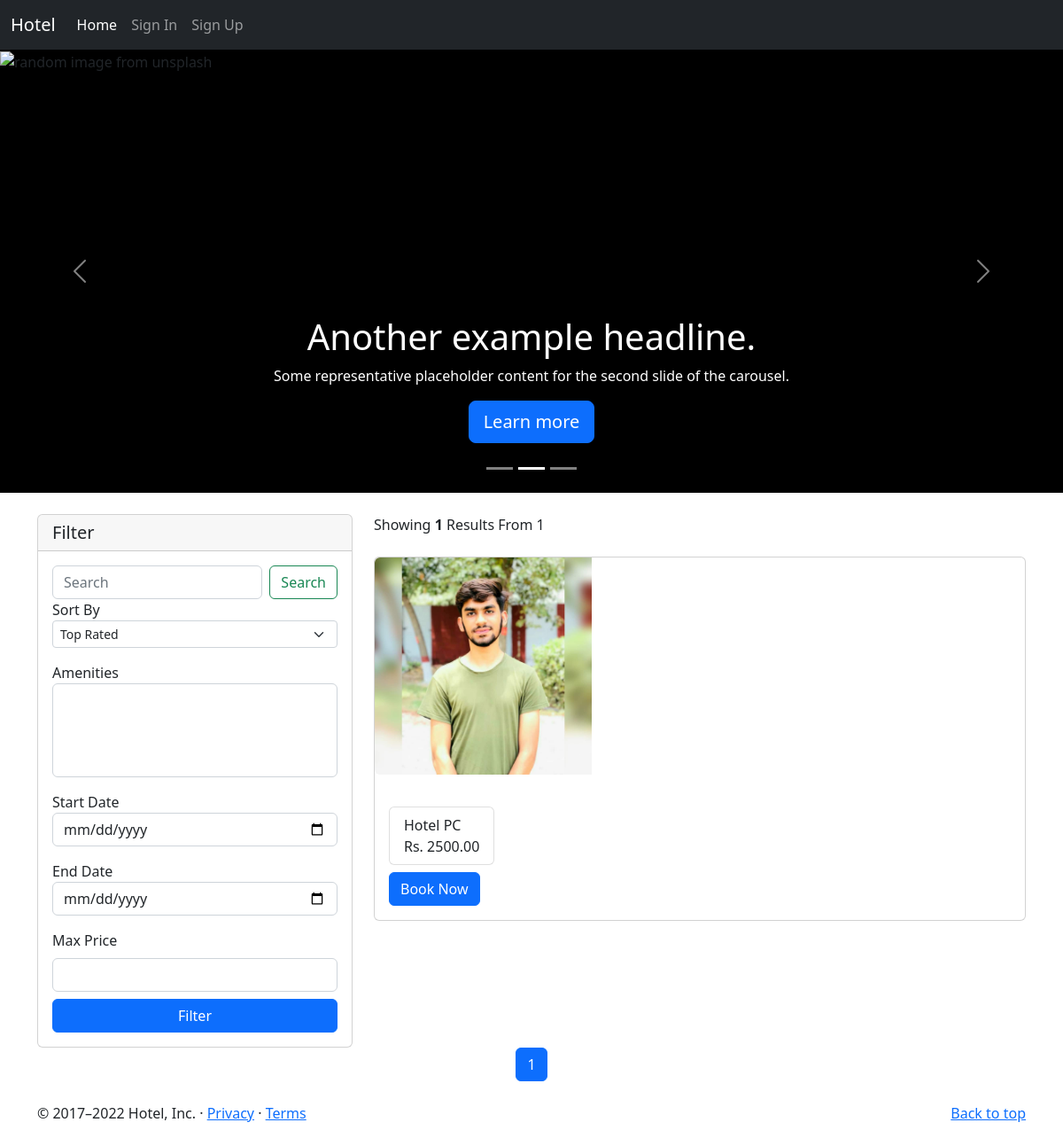
The app's page /, older data.
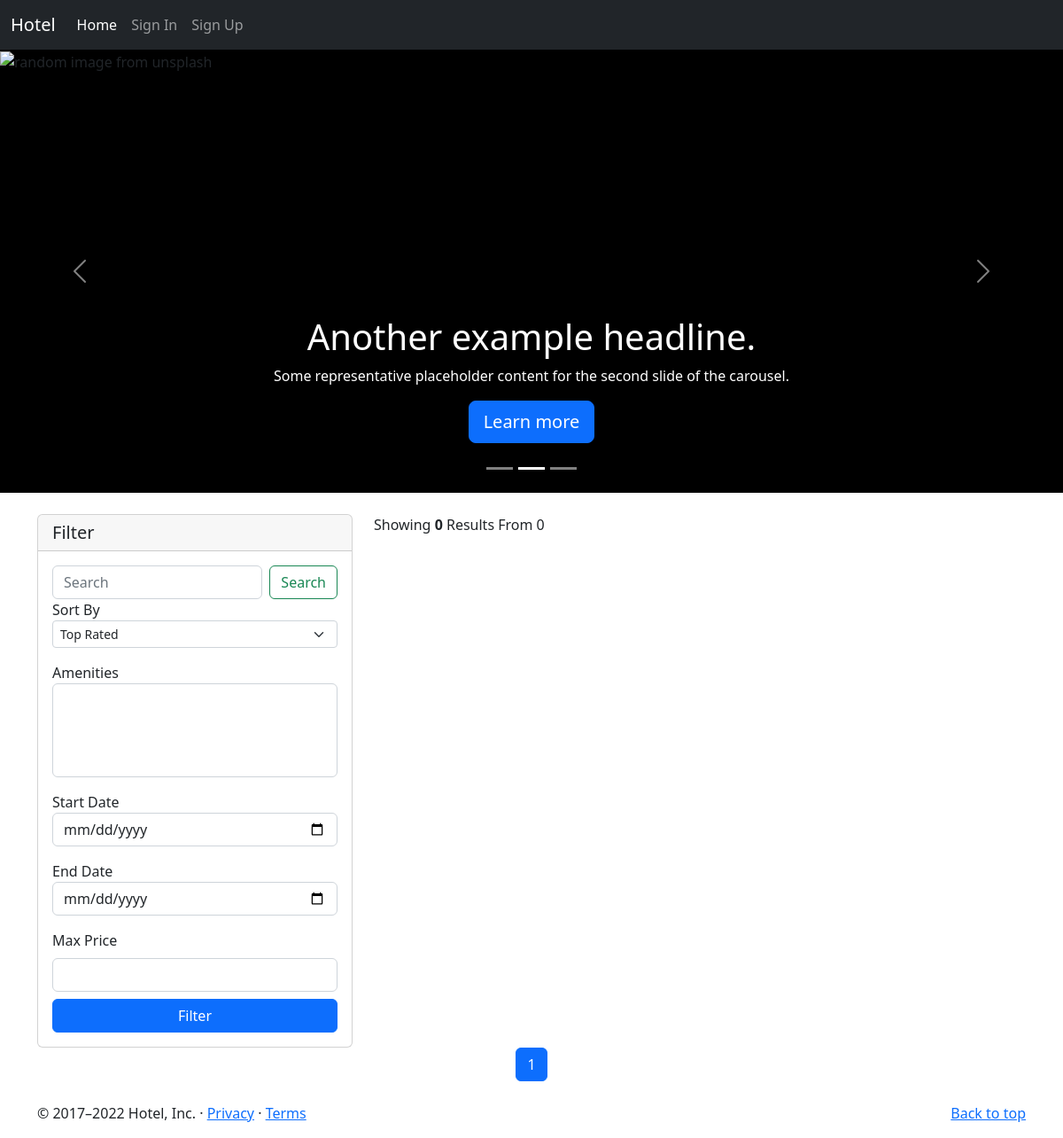
The same page, newer data.
### home/models.py (models this page shows, shortened)
class Hotel(models.Model):
    location = models.ForeignKey('home.Location', on_delete=models.CASCADE)
    name            = models.CharField(max_length=100 , unique=True)
    stars           = models.PositiveSmallIntegerField(validators=[MinValueValidator(1),MaxValueValidator(5)])
    is_suspended    = models.BooleanField(default=False)
    is_premium      = models.BooleanField(default=False)
    room_count      = models.PositiveIntegerField(default=0)

class HotelImages(models.Model):
    hotel= models.ForeignKey(Hotel ,related_name="images", on_delete=models.CASCADE)
    images = models.ImageField(upload_to="hotels")

class Room(models.Model):
    class RoomType(models.TextChoices):
        STANDARD = 'Standard'
        SUPERIOR = 'Superior'
        DELUXE = 'Deluxe'
        SUITE = 'Suite'
        FAMILY = 'Family'
    hotel = models.ForeignKey(Hotel, on_delete=models.CASCADE, related_name='rooms')
    amenities = models.ManyToManyField(Amenity, related_name='room', blank=True)  # Many-to-many relation to Amenity
    room_number = models.IntegerField(default=0)
    is_Booked = models.BooleanField(default=False)
    type = models.CharField(max_length=100, choices=RoomType.choices)
    price_per_night = models.DecimalField(decimal_places=2, max_digits=10 ,  validators=[MinValueValidator(Decimal('0.01'))])

### home/views.py (the view, shortened to what this page needs)
# urls.py: path('', index, name='index'),
def index(request):
    amenities = Amenity.objects.all()
    hotels = Hotel.objects.all()
    total_hotels = len(hotels)
    selected_amenities = request.GET.getlist('selectAmenity')
    sort_by = request.GET.get('sortSelect')
    search = request.GET.get('searchInput')
    startdate = request.GET.get('startDate')
    enddate = request.GET.get('endDate')
    price = request.GET.get('price')
    if selected_amenities != []:
        hotels = hotels.filter(
            amenities__amenity_name__in=selected_amenities).distinct()
    if search:
        hotels = hotels.filter(Q(hotel_name__icontains=search)
                               | Q(description__icontains=search) | Q(amenities__amenity_name__contains=search))
    if sort_by:
        if sort_by == 'low_to_high':
            hotels = hotels.order_by('hotel_price')
        elif sort_by == 'high_to_low':
            hotels = hotels.order_by('-hotel_price')
    if price:
        hotels = hotels.filter(hotel_price__lte=int(price))
    hotels = hotels.distinct ()
    p = Paginator(hotels, 2)
    page_no = request.GET.get('page')
    hotels = p.get_page(1)
    if page_no:
        hotels = p.get_page(page_no)
    no_of_pages = list(range(1, p.num_pages+1))
    date = datetime.today().strftime('%Y-%m-%d')
    context = {'amenities': amenities, 'hotels': hotels, 'sort_by': sort_by,
               'search': search, 'selected_amenities': selected_amenities, 'no_of_pages': no_of_pages, 'max_price': price, 'startdate': startdate, "enddate": enddate, "date": date,'total_hotels':total_hotels}
    return render(request, 'home/index.html', context)

### home/templatetags/coustom_tags.py (called while the page is built)
def  modify_url(value):
    if value == '/':
        value += "?d=10"
    return value

### templates/home/index.html (shortened to what the changed rows need)
{% extends 'home/base.html' %}
{% load coustom_tags %}
{% block body %}
<main>
    <div id="myCarousel" class="carousel slide" data-bs-ride="carousel">
        <div class="carousel-inner">
            <div class="carousel-item active">
                <div class="container">
                    <div class="carousel-caption">
                        <h1>Another example headline.</h1>
                    </div>
                </div>
            </div>
        </div>
    </div>
    <main>
        <div class="container mt-4">
            <div class="row margin-auto">
                <div class="col-8 ">
                    <div class="col-5">
                        Showing <span class="fw-bold">{{hotels|length}}</span> Results From {{total_hotels}}
                    </div>
                    <div class="">
                        {% for hotel in hotels.object_list %}
                        <div class="card mb-3 mt-4" style="max-width: 1000px;">
                            <div class="row g-0">
                                <div class="col-md-4">
                                    <a href="/hotel/{{hotel.id}}">
                                        <img src="/media/{{hotel.images.first.images}}" class="img-fluid rounded-start"
                                            alt="...">
                                    </a>
                                </div>
                                </div> <div class="col-md-8">
                                <div class="card-body">
                                    <ul class="list-group list-group-horizontal">
                                        {% for room in hotel.rooms.all %}
                                        <li class="list-group-item mt-1 mr-1">
                                            Hotel {{ hotel.name }} <br> Rs. {{ room.price_per_night }}
                                        </li>
                                        {% endfor %}
                                    </ul>
                                    <button class="btn btn-primary mt-2" type="submit">
                                        Book Now
                                    </button>
                                </div>
                            </div>
                        </div>
                        {% endfor %}
                    </div>
                </div>
            </div>
        </div>
        <nav>
            <ul class="pagination justify-content-center">
                {% for i in no_of_pages %}
                <li class="page-item"><a class="page-link {% if i == hotels.number %} active {% endif %}" href="{{request.get_full_path|modify_url}}&page={{i}}"
                >{{i}}</a></li>
                {% endfor %}
            </ul>
        </nav>
    </main>
</main>
{% endblock body %}

Row changes from the older to the newer data that the page shows:
removed Hotel: images.first.images (picture), name "PC"
removed Room: price_per_night "2500.00"
Text that changed along with them:
{{ hotels|length }}: "1" → "0"
{{ total_hotels }}: "1" → "0"
